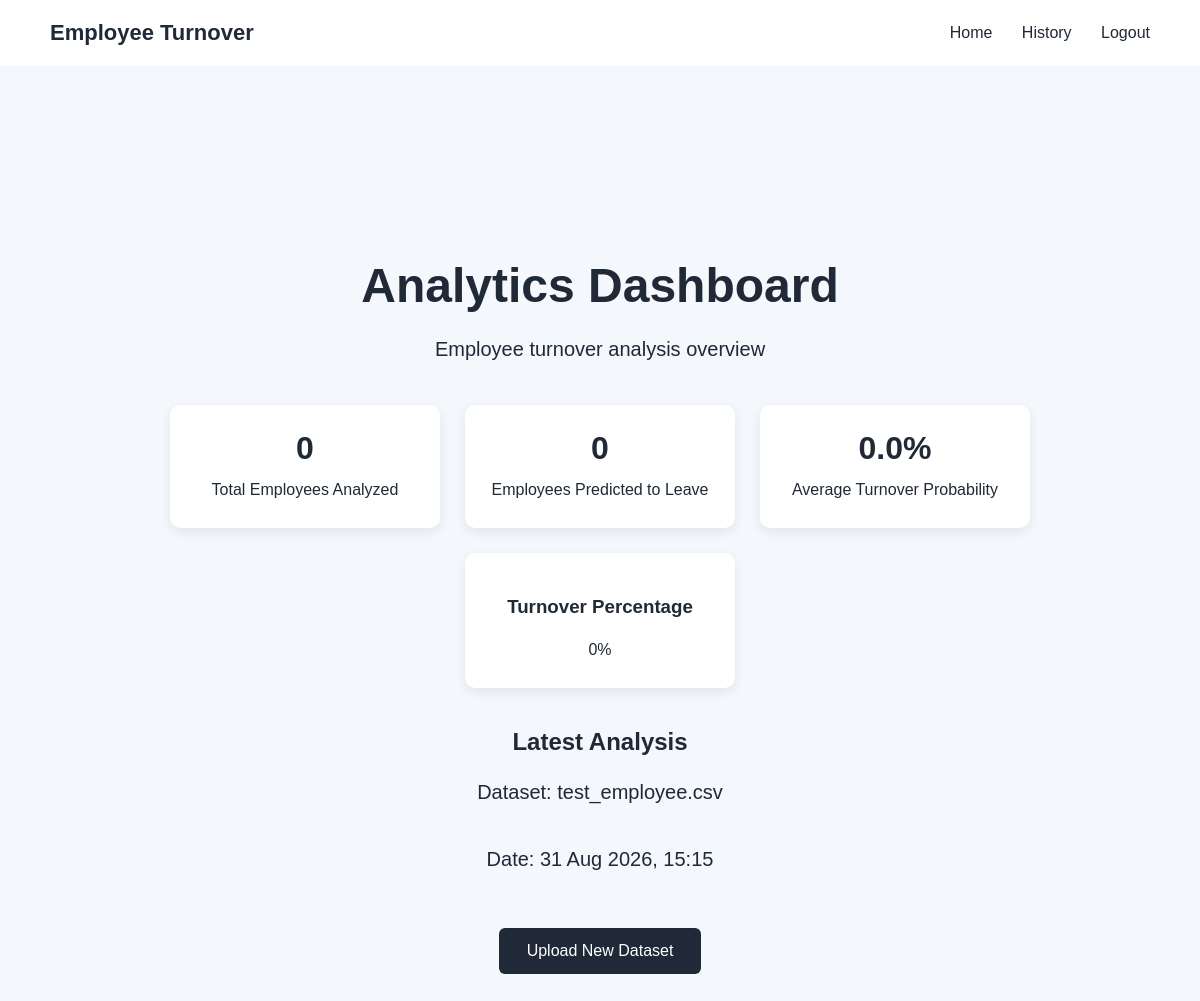
/dashboard/ (signed in), run on an earlier commit of the app's database.
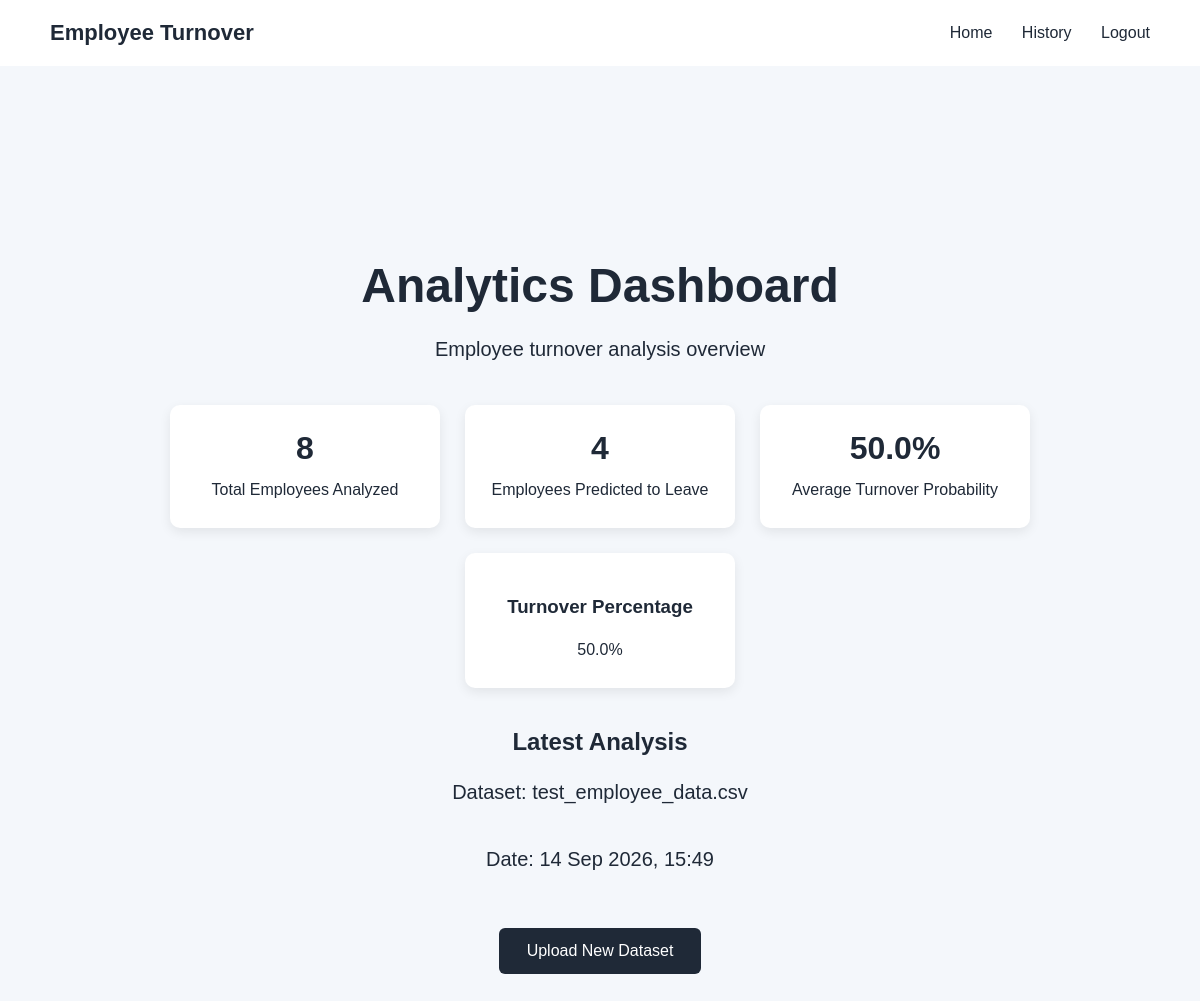
And on a later commit of the database.
### core/models.py (models this page shows, shortened)
class AnalysisResult(models.Model):
    user = models.ForeignKey(User, on_delete=models.CASCADE)
    upload_filename = models.CharField(max_length=255)
    uploaded_file = models.FileField(upload_to="datasets/", blank=True, null=True)
    total_employees = models.PositiveIntegerField(default=0)
    predicted_turnover_count = models.PositiveIntegerField(default=0)
    average_turnover_probability = models.FloatField(default=0.0)
    analysis_date = models.DateTimeField(auto_now_add=True)
    class Meta:
        ordering = ["-analysis_date"]

### core/views.py (the view)
# urls.py: path("dashboard/", dashboard, name="dashboard"),
def dashboard(request):
    if not request.user.is_authenticated:
        return redirect("login")
    analyses = AnalysisResult.objects.filter(user=request.user)
    latest_analysis = analyses.first()
    turnover_percentage = 0
    if latest_analysis and latest_analysis.total_employees > 0:
        turnover_percentage = round(
            (
                latest_analysis.predicted_turnover_count
                / latest_analysis.total_employees
            ) * 100,
            2,
        )
    context = {
        "total_analyses": analyses.count(),
        "latest_analysis": latest_analysis,
        "turnover_percentage": turnover_percentage,
    }
    return render(request, "dashboard.html", context)

### templates/dashboard.html (shortened to what this page needs)
{% load static %}
<!DOCTYPE html>
<html lang="en">
<head>
    <link rel="stylesheet" href="{% static 'css/style.css' %}">
</head>
<body>
<nav class="navbar">
    <div class="logo">Employee Turnover</div>
    <div class="nav-links">
        <a href="{% url 'home' %}">Home</a>
        <a href="{% url 'prediction_history' %}">History</a>
        <a href="{% url 'logout' %}">Logout</a>
    </div>
</nav>
<main class="hero">
    <h1>Analytics Dashboard</h1>
    <p>Employee turnover analysis overview</p>
    {% if latest_analysis %}
        <div class="dashboard-cards">
            <div class="kpi-card">
                <h2>{{ latest_analysis.total_employees }}</h2>
                <p>Total Employees Analyzed</p>
            </div>
            <div class="kpi-card">
                <h2>{{ latest_analysis.predicted_turnover_count }}</h2>
                <p>Employees Predicted to Leave</p>
            </div>
            <div class="kpi-card">
                <h2>{{ latest_analysis.average_turnover_probability }}%</h2>
                <p>Average Turnover Probability</p>
            </div>
            <div class="kpi-card">
                <h3>Turnover Percentage</h3>
                <p>{{ turnover_percentage }}%</p>
            </div>
        </div>
        <h2>Latest Analysis</h2>
        <p>
            Dataset:
            {{ latest_analysis.upload_filename }}
        </p>
        <p>
            Date:
            {{ latest_analysis.analysis_date|date:"d M Y, H:i" }}
        </p>
    {% else %}
        <p>No analysis has been performed yet.</p>
    {% endif %}
    <br>
    <a href="{% url 'home' %}" class="button">
        Upload New Dataset
    </a>
</main>
</body>
</html>

What changed in the data, as far as the page shows it:
no longer on this page (row unchanged): AnalysisResult: total_employees "0", predicted_turnover_count "0", average_turnover_probability "0.0", upload_filename "test_employee.csv", analysis_date "31 Aug 2026, 15:15"
added AnalysisResult: total_employees "8", predicted_turnover_count "4", average_turnover_probability "50.0", upload_filename "test_employee_data.csv", analysis_date "14 Sep 2026, 15:49"
Also different on the page:
{{ turnover_percentage }}: "0" → "50.0"
